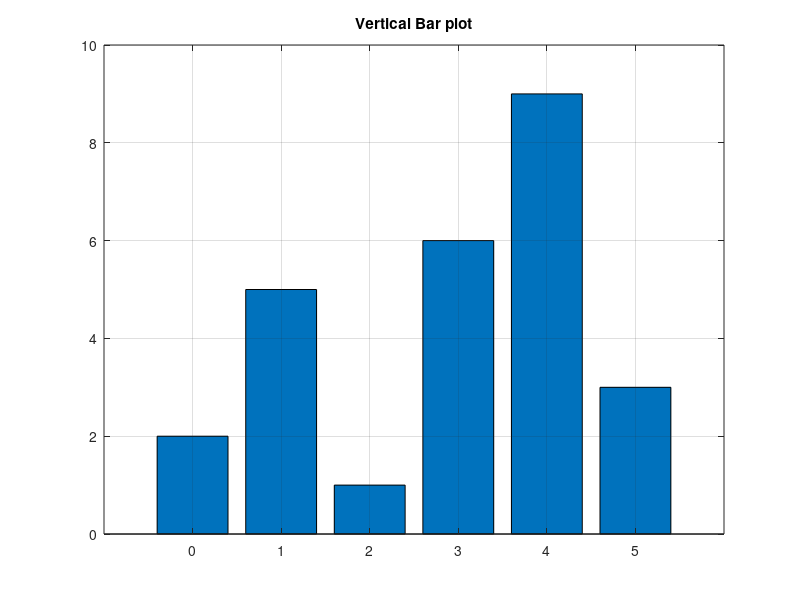
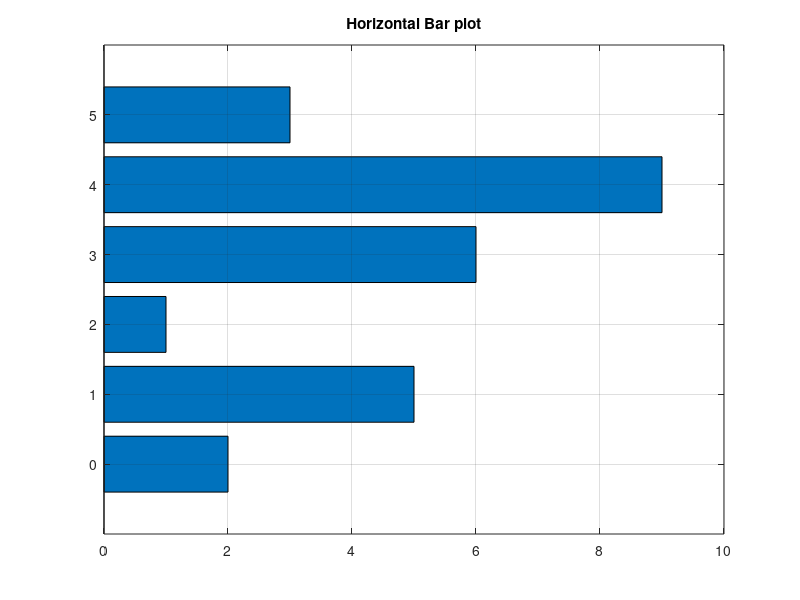
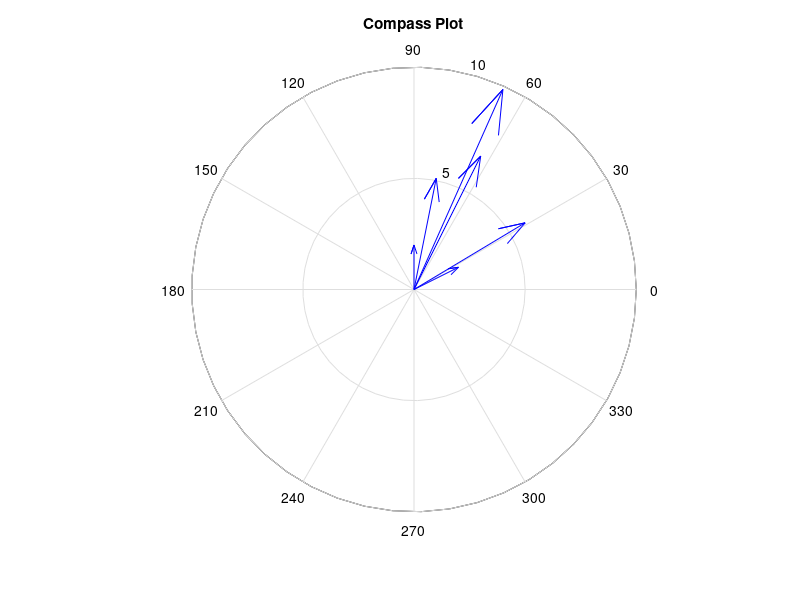
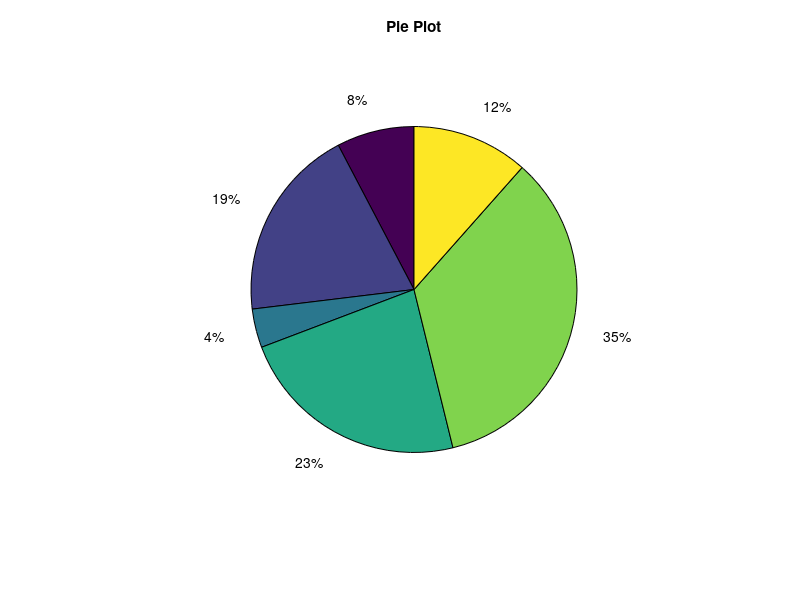

Write the MATLAB code that produced these figures, in order.
%%% Additional types of plots in MATLAB

%%% This program shows examples of some of the different kinds of plots 
%%% supported by MATLAB

% Let's define some data

x = [0 1 2 3 4 5];
y = [2 5 1 6 9 3];

%% Bar plot examples
% Vertical
figure(1)
bar(x,y);
title('\bfVertical Bar plot')
grid on;
print -dpng vertical_bar_plot.png
% Horizontal
figure(2)
barh(x,y);
title('\bfHorizontal Bar plot')
grid on;
print -dpng horizontal_bar_plot.png

%% Compass plot example
figure(3)
compass(x,y)
title('\bfCompass Plot')
grid on
print -dpng compass_plot.png

%% Pie Plot Example
figure(4)
pie(y)
title('\bfPie Plot')
grid on
print -dpng pie_plot.png

figure(5)
pie(y, [0 0 0 1 0 0])
title('\bfPie Plot with exploded portion')
grid on
print -dpng pie_plot_exploded.png

%% Stairs Plot Example
figure(6)
stairs(x,y)
title('\bfStairs Plot Example')
grid on
print -dpng stairs_plot.png

%% Stem plot example
figure(7)
stem(x,y)
title('\bfStem Plot Example')
grid on
print -dpng stem_plot.png